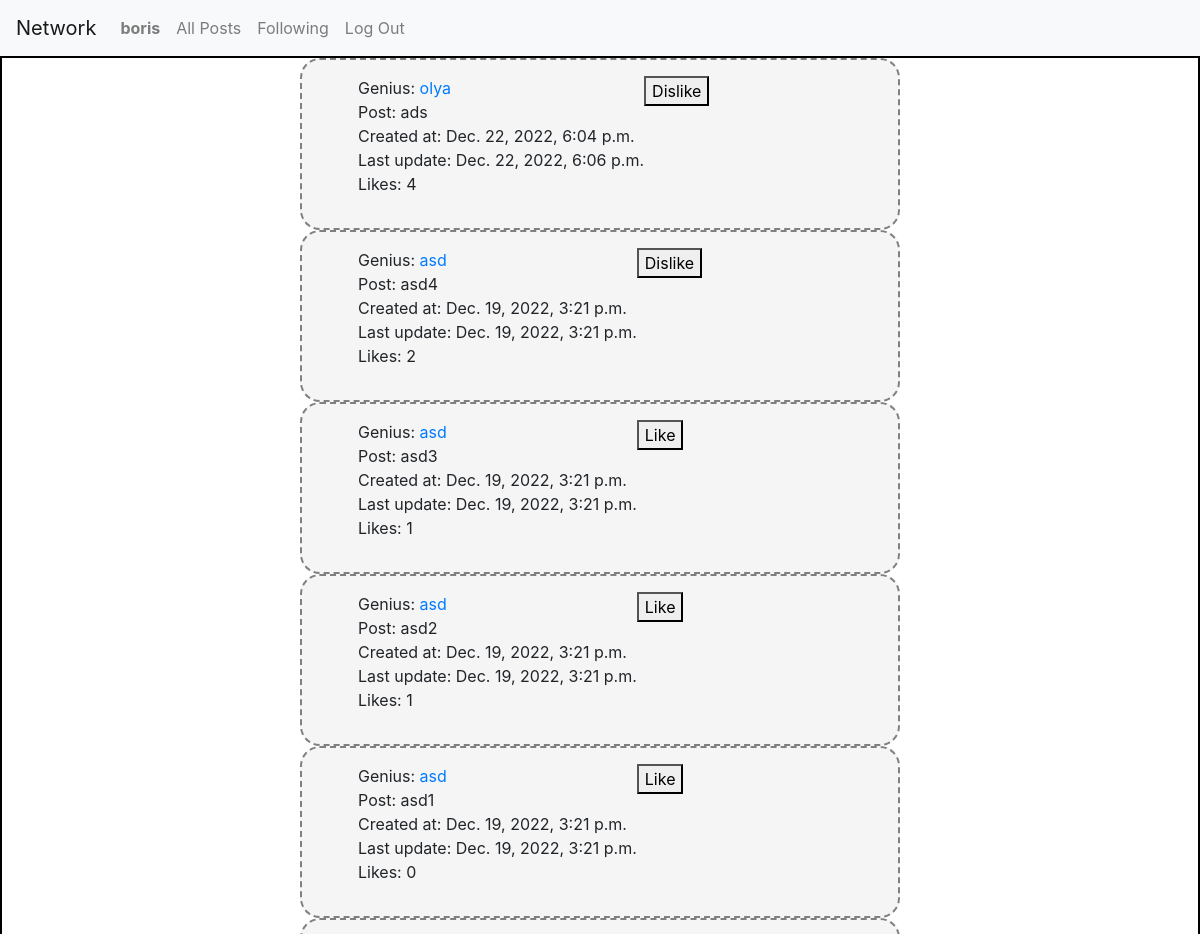
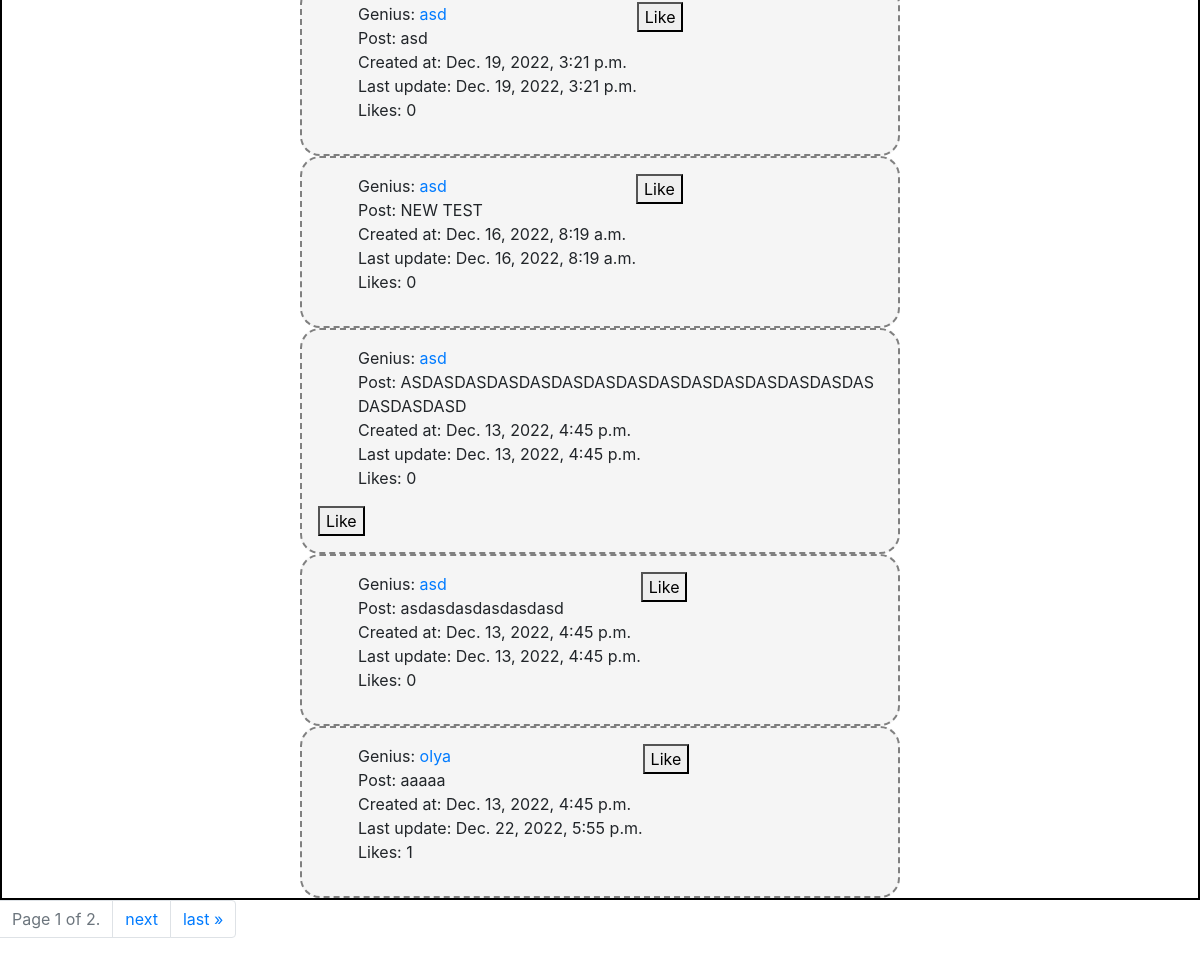
The app's page /following (signed in), older data (2 pictures, top to bottom).
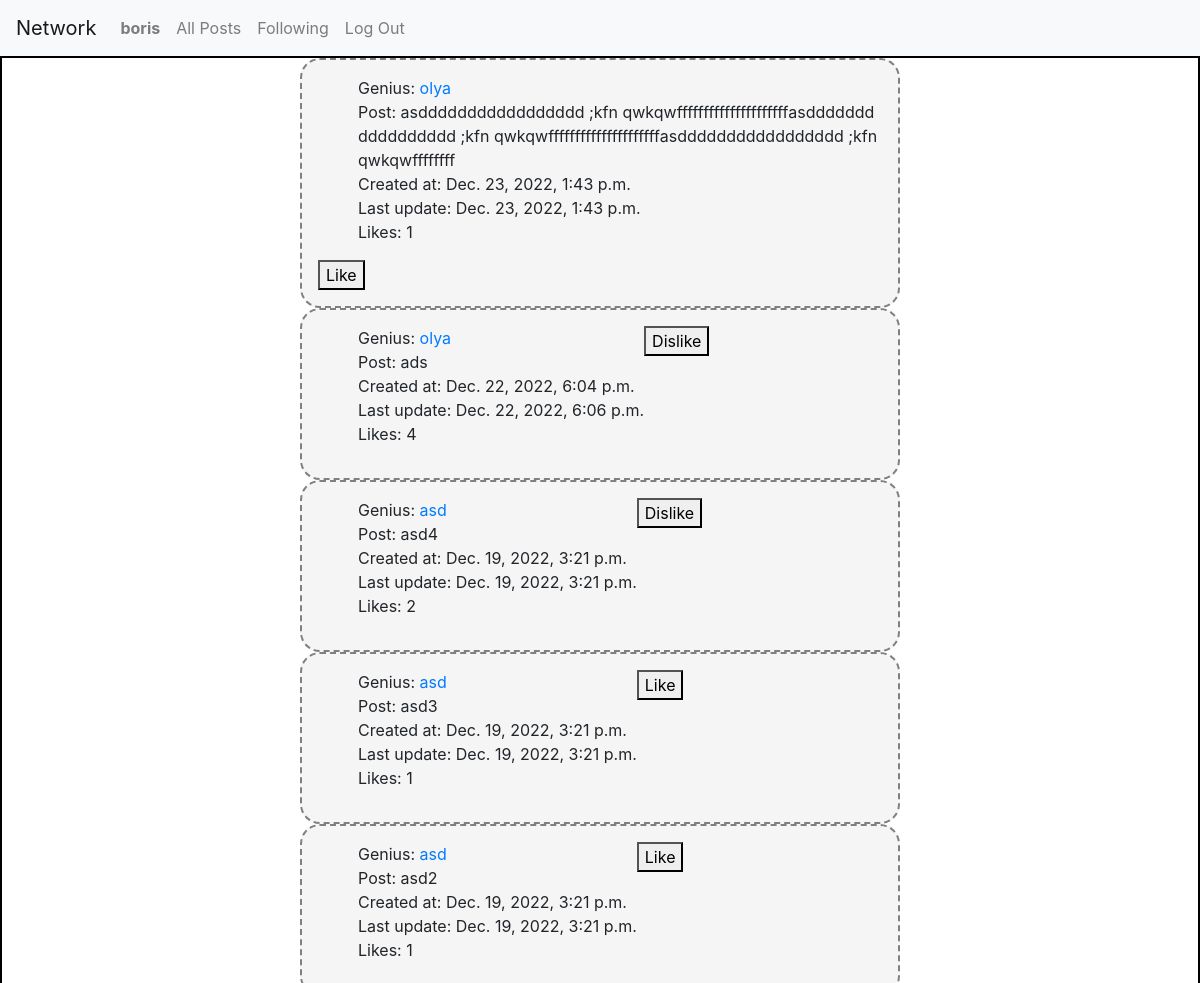
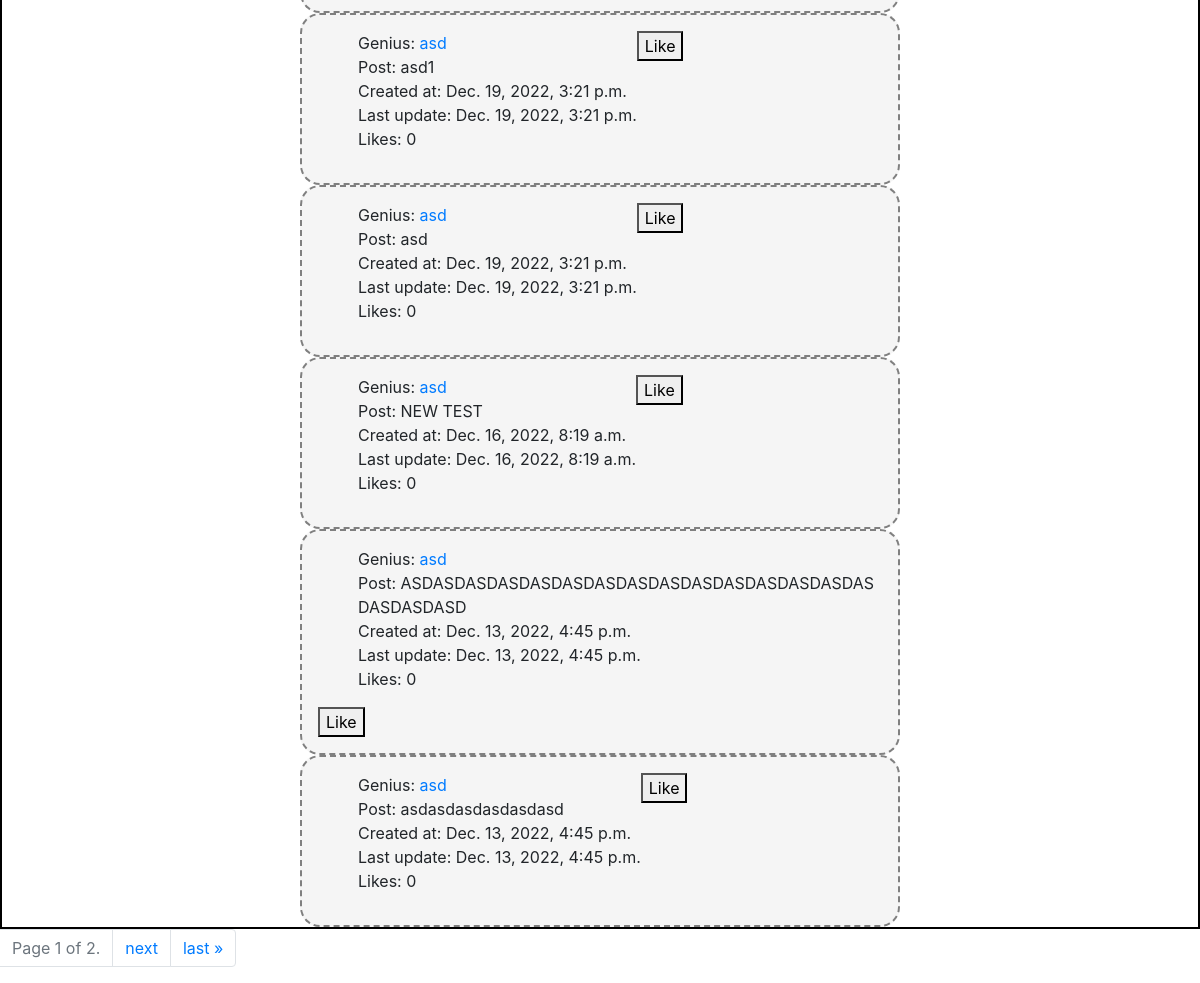
The same page, newer data (2 pictures, top to bottom).
### network/models.py (models this page shows)
class Post(models.Model):
    author = models.ForeignKey(User, on_delete=models.CASCADE)
    text = models.CharField(max_length=140, blank=False)
    created_at = models.DateTimeField(auto_now_add=True)
    updated_at = models.DateTimeField(auto_now=True)
    liked_by = models.ManyToManyField(User, blank=True, related_name='liked_posts')

class User(AbstractUser):
    followed_by = models.ManyToManyField('self', symmetrical=False, related_name='is_following', blank=True)
    pass

### network/views.py (the view)
# urls.py: path('following', views.Following.as_view(), name='following'),
@method_decorator(login_required, name='dispatch')
class Following(ListView):
    model = Post
    paginate_by = 10
    template_name = 'network/following.html'
    def get_queryset(self):
        follows = self.request.user.is_following.all()
        return Post.objects.filter(author__in=follows).order_by('-created_at')

### network/templates/network/following.html (shortened to what this page needs)
{% extends 'network/layout.html' %} {%load static %} {% block body %}
<div class="posts-div">
  <div class="posts">
    {% for post in page_obj %}
    <div class="post" id='post{{post.pk}}'>
      <ul>
        <li>Genius: <a href="{% url 'profile' post.author %}">{{post.author}} <a></li>
        <li>Post: {{post.text}}</li>
        <li>Created at: {{post.created_at}}</li>
        <li>Last update: {{post.updated_at}}</li>
        <li class='likes'>Likes: {{post.liked_by.all | length}}</li>
        </ul>
        {% if user.is_authenticated %}
        <button class='like-button' id='like{{post.pk}}' data-postpk={{post.pk}}>
          {% if user in post.liked_by.all %}
          Dislike
          {% else %}
          Like
          {% endif%}
        </button>
        {% endif %}
    </div>
    {% endfor %}
  </div>
</div>
<nav aria-label="Page navigation example">
  <ul class="pagination">
<li class="page-item disabled"> <a href="#" class="page-link">
  Page {{ page_obj.number }} of {{ page_obj.paginator.num_pages }}.
</a>
</li>
{% if page_obj.has_next %}
<li class="page-item"><a class="page-link" href="?page={{ page_obj.next_page_number }}">next</a> </li>
<li class="page-item"><a class="page-link" href="?page={{ page_obj.paginator.num_pages }}">last &raquo;</a></li>
{% endif %}
</ul>
</nav>
{% endblock %}

Row changes from the older to the newer data that the page shows:
no longer on this page (row unchanged): Post: author "olya", text "aaaaa", created_at "Dec. 13, 2022, 4:45 p.m.", updated_at "Dec. 22, 2022, 5:55 p.m.", liked_by.all|length "1", shows "Like"
added Post: author "olya", text "asddddddddddddddddd ;kfn qwkqwfffffffffffffffffffffasddddddddddddddddd ;kfn qwkqwfffffffffffffffffffffasddddddddddddddddd ;kfn qwkqwffffffff", created_at "Dec. 23, 2022, 1:43 p.m.", updated_at "Dec. 23, 2022, 1:43 p.m.", liked_by.all|length "1", shows "Like"
